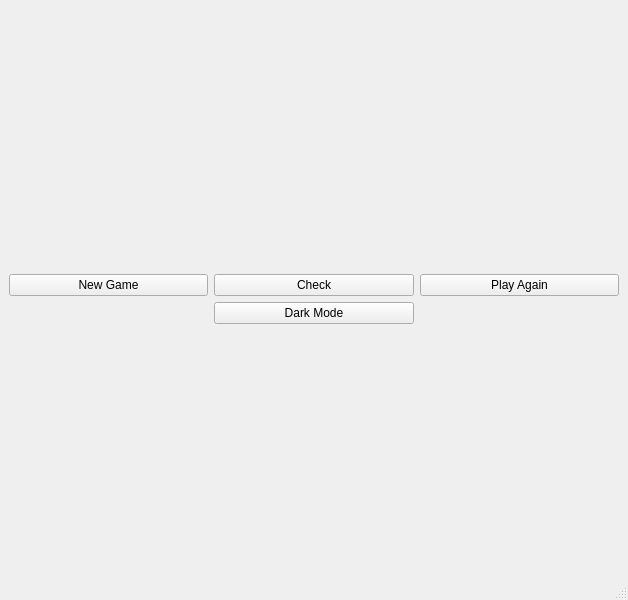
<?xml version="1.0" encoding="UTF-8"?>
<ui version="4.0">
 <class>MainWindow</class>
 <widget class="QMainWindow" name="MainWindow">
  <property name="geometry">
   <rect>
    <x>0</x>
    <y>0</y>
    <width>628</width>
    <height>600</height>
   </rect>
  </property>
  <property name="windowTitle">
   <string>Sudoku</string>
  </property>
  <widget class="QWidget" name="centralwidget">
   <layout class="QVBoxLayout" name="verticalLayout_2">
    <item>
     <layout class="QVBoxLayout" name="verticalLayout">
      <item>
       <layout class="QGridLayout" name="grid_layout"/>
      </item>
      <item>
       <spacer name="horizontalSpacer">
        <property name="orientation">
         <enum>Qt::Horizontal</enum>
        </property>
        <property name="sizeHint" stdset="0">
         <size>
          <width>40</width>
          <height>20</height>
         </size>
        </property>
       </spacer>
      </item>
     </layout>
    </item>
    <item>
     <layout class="QGridLayout" name="gridLayout">
      <item row="0" column="0">
       <widget class="QPushButton" name="newgame_btn">
        <property name="text">
         <string>New Game</string>
        </property>
       </widget>
      </item>
      <item row="0" column="2">
       <widget class="QPushButton" name="playagain_btn">
        <property name="text">
         <string>Play Again</string>
        </property>
       </widget>
      </item>
      <item row="0" column="1">
       <widget class="QPushButton" name="check_btn">
        <property name="text">
         <string>Check</string>
        </property>
       </widget>
      </item>
      <item row="1" column="1">
       <widget class="QPushButton" name="dark_btn">
        <property name="text">
         <string>Dark Mode</string>
        </property>
       </widget>
      </item>
     </layout>
    </item>
   </layout>
  </widget>
  <widget class="QMenuBar" name="menubar">
   <property name="geometry">
    <rect>
     <x>0</x>
     <y>0</y>
     <width>628</width>
     <height>22</height>
    </rect>
   </property>
  </widget>
  <widget class="QStatusBar" name="statusbar"/>
 </widget>
 <resources/>
 <connections/>
</ui>
